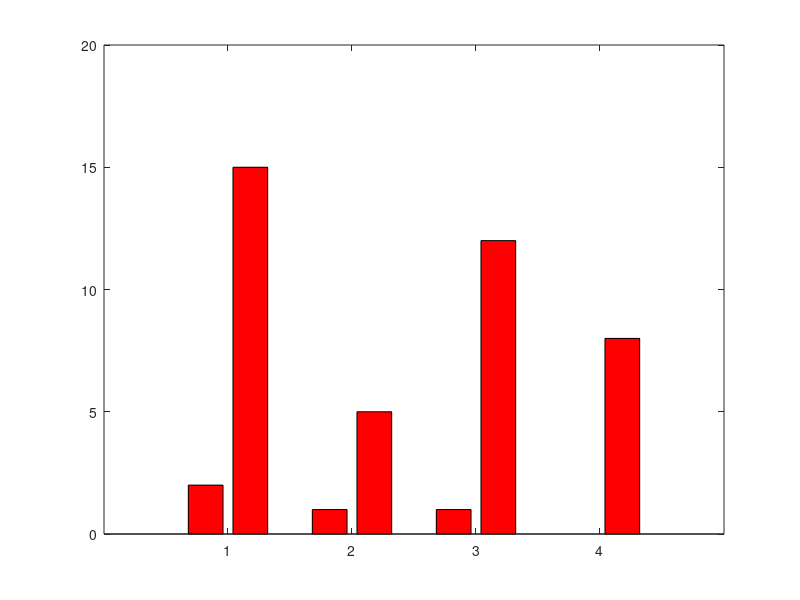

Write MATLAB code to recreate this figure. (Note: this script raises an error after producing the figure.)
%booking per VOT plot

load bookingXVOT1.mat
bVOT1 = bVOT;
bVOTCounts1 = bVOTCounts;

load bookingXVOT2.mat
bVOT2 = bVOT;
bVOTCounts2 = bVOTCounts;

load bookingXVOT3.mat
bVOT3 = bVOT;
bVOTCounts3 = bVOTCounts;

load bookingXVOT4.mat
bVOT4 = bVOT;
bVOTCounts4 = bVOTCounts;

if length(bVOTCounts3) ~= 4
    bVOTCounts3 = [bVOTCounts3;VOTlist1];
    bVOTCounts3 = sortrows(bVOTCounts3);
end

%% 2-3
TotalbVOTCounts = [bVOTCounts2 bVOTCounts3];
labelTotalbVOTCounts = TotalbVOTCounts(:,1);
TotalbVOTCounts(:,1) = [];
TotalbVOTCounts(:,2) = [];

TotalbVOTCountsPlot = bar(TotalbVOTCounts,'FaceColor','r');
hold on
TotalbVOTCountsPlot(2).FaceColor = 'blue';
xlabel('Income Factor [€/h]');
ylabel('# Bookings');
title('Number of Bookings per Income Factor');
set(gca,'XTickLabel',num2str(labelTotalbVOTCounts));
legend('Fixed Pricing','Availability Based Dynamic Pricing')
legend('location','northwest');
filename = sprintf('Number of Bookings per Income Factor 2-3.png');
saveas(gca,filename);
hold off

%% 2-4
TotalbVOTCounts = [bVOTCounts2 bVOTCounts4];
labelTotalbVOTCounts = TotalbVOTCounts(:,1);
TotalbVOTCounts(:,1) = [];
TotalbVOTCounts(:,2) = [];

TotalbVOTCountsPlot = bar(TotalbVOTCounts,'FaceColor','r');
hold on
TotalbVOTCountsPlot(2).FaceColor = 'magenta';
xlabel('Income Factor [€/h]');
ylabel('# Bookings');
title('Number of Bookings per Income Factor');
set(gca,'XTickLabel',num2str(labelTotalbVOTCounts));
legend('Fixed Pricing','Availability Based Dynamic Pricing')
legend('location','northwest');
filename = sprintf('Number of Bookings per Income Factor 2-4.png');
saveas(gca,filename);
hold off


